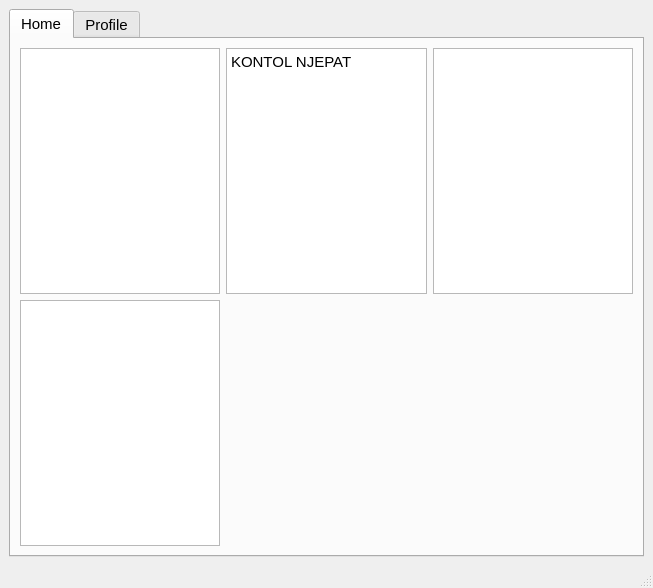
<?xml version="1.0" encoding="UTF-8"?>
<ui version="4.0">
 <class>MainWindow</class>
 <widget class="QMainWindow" name="MainWindow">
  <property name="geometry">
   <rect>
    <x>0</x>
    <y>0</y>
    <width>653</width>
    <height>588</height>
   </rect>
  </property>
  <property name="windowTitle">
   <string>MainWindow</string>
  </property>
  <widget class="QWidget" name="centralwidget">
   <layout class="QVBoxLayout" name="verticalLayout">
    <item>
     <widget class="QTabWidget" name="Page">
      <property name="font">
       <font>
        <family>Arial</family>
        <pointsize>11</pointsize>
        <weight>50</weight>
        <italic>false</italic>
        <bold>false</bold>
        <underline>false</underline>
        <strikeout>false</strikeout>
       </font>
      </property>
      <property name="mouseTracking">
       <bool>false</bool>
      </property>
      <property name="tabPosition">
       <enum>QTabWidget::North</enum>
      </property>
      <property name="tabShape">
       <enum>QTabWidget::Rounded</enum>
      </property>
      <property name="currentIndex">
       <number>0</number>
      </property>
      <property name="movable">
       <bool>true</bool>
      </property>
      <property name="tabBarAutoHide">
       <bool>false</bool>
      </property>
      <widget class="QWidget" name="home" native="true">
       <attribute name="title">
        <string>Home</string>
       </attribute>
       <layout class="QGridLayout" name="gridLayout">
        <item row="0" column="0">
         <widget class="QColumnView" name="columnView"/>
        </item>
        <item row="0" column="1">
         <widget class="QTextBrowser" name="textBrowser">
          <property name="html">
           <string>&lt;!DOCTYPE HTML PUBLIC &quot;-//W3C//DTD HTML 4.0//EN&quot; &quot;http://www.w3.org/TR/REC-html40/strict.dtd&quot;&gt;
&lt;html&gt;&lt;head&gt;&lt;meta name=&quot;qrichtext&quot; content=&quot;1&quot; /&gt;&lt;style type=&quot;text/css&quot;&gt;
p, li { white-space: pre-wrap; }
&lt;/style&gt;&lt;/head&gt;&lt;body style=&quot; font-family:'Arial'; font-size:11pt; font-weight:400; font-style:normal;&quot;&gt;
&lt;p style=&quot; margin-top:0px; margin-bottom:0px; margin-left:0px; margin-right:0px; -qt-block-indent:0; text-indent:0px;&quot;&gt;KONTOL NJEPAT&lt;/p&gt;&lt;/body&gt;&lt;/html&gt;</string>
          </property>
         </widget>
        </item>
        <item row="0" column="2">
         <widget class="QColumnView" name="columnView"/>
        </item>
        <item row="1" column="0">
         <widget class="QGraphicsView" name="graphicsView"/>
        </item>
       </layout>
      </widget>
      <widget class="QWidget" name="profile" native="true">
       <attribute name="title">
        <string>Profile</string>
       </attribute>
      </widget>
     </widget>
    </item>
   </layout>
  </widget>
  <widget class="QStatusBar" name="statusbar"/>
 </widget>
 <resources/>
 <connections/>
</ui>
